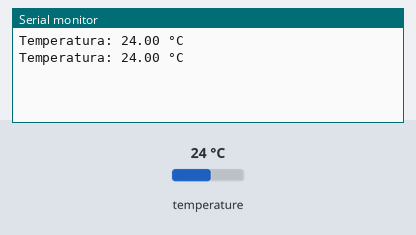
Recording of a sketch running on a simulated Arduino Uno, built with avr-gcc and run on an emulated ATmega328P. Parts: the last lines printed to the serial monitor. The inputs (shaded band) are chosen by the test bench; at power-on: temperature 24 °C.

Above: at 7.3 s.
7.4 s: temperature set to 12 °C
At 12.8 s:
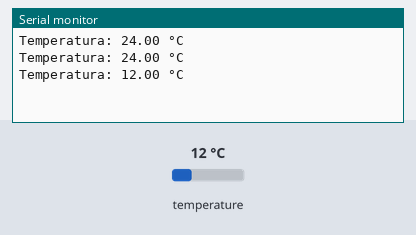
14.1 s: temperature set to 19 °C
At 19.5 s:
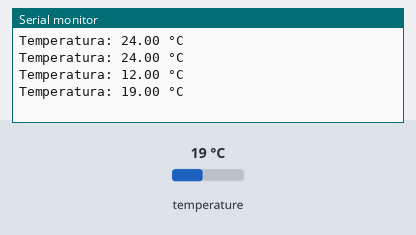
Timing chart, 0 to 21.0 s (numbered marks = the images above; inputs shaded):
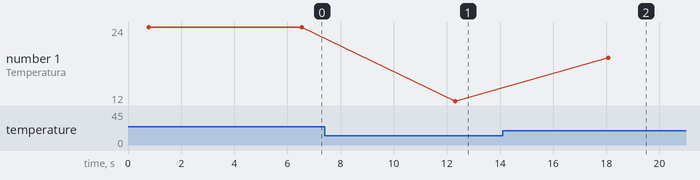

The sketch:

R01_N1.ino
```cpp
// Incluir as bibliotecas necessarias
#include <OneWire.h> // Responsável por coordenar a comunicacao com o sensor
#include <DallasTemperature.h> // Responsável por receber os dados do sensor e os interpretar

// Pre configurar a comunicacao entre o DS18B20 e o Arduino
#define ONE_WIRE_BUS 2 // Define o pino do Arduino que recebera os dados do sensor transferidos pelo oneWire

OneWire oneWire(ONE_WIRE_BUS); // Estabelece comunicacao via oneWire com o DS18B20 atraves do pino ja definido

DallasTemperature sensor(&oneWire); // Aponta para a biblioteca a presenca de sensores conectados atraves da comunicacao estabelecida

// Comandos executados ao inicializar o Arduino
void setup() {

  Serial.begin(9600); // Inicia a porta serial com velocidade de 9600

  sensor.begin(); // Inicia os sensores
}

// Comandos que serao executados repetidamente (loop)
void loop() {

  sensor.requestTemperatures(); // Solicita ao sensor os dados de temperatura

  float tempC = sensor.getTempCByIndex(0); // Recebe o dado, o converte para graus Celsius e o armazena na variavel tempC

  if(tempC != -127.00){ // Caso o sensor funcione corretamente

    // Os proximos comandos imprimem a temperatura na porta serial
    Serial.print("Temperatura: ");
    Serial.print(tempC); // Imprime a temperatura obtida
    Serial.print(" °C"); // Imprime o simbolo de grau e a letra “C”
    Serial.println(); // Imprime uma quebra de linha

    // O resultado fica como:
    /*
    Temperatura: 25.75 °C
    */

    delay(5000); // Estabelece um intervalo em milisegundos entre as medicoes (5000 ms = 5 s)

  }else{ // Caso o sensor nao funcione corretamente

    Serial.println("Erro ao ler temperatura!"); // Imprime uma mensagem de erro

  }
}
```

Measured:
- after the input at 7.4 s, the serial monitor: prints a new line after 4.9 s (image 1)
- after the input at 14.1 s, the serial monitor: prints a new line after 4.0 s (image 2)
- plotted number 1: 24 → 12 after the input at 7.4 s, 12 → 19 after the input at 14.1 s
